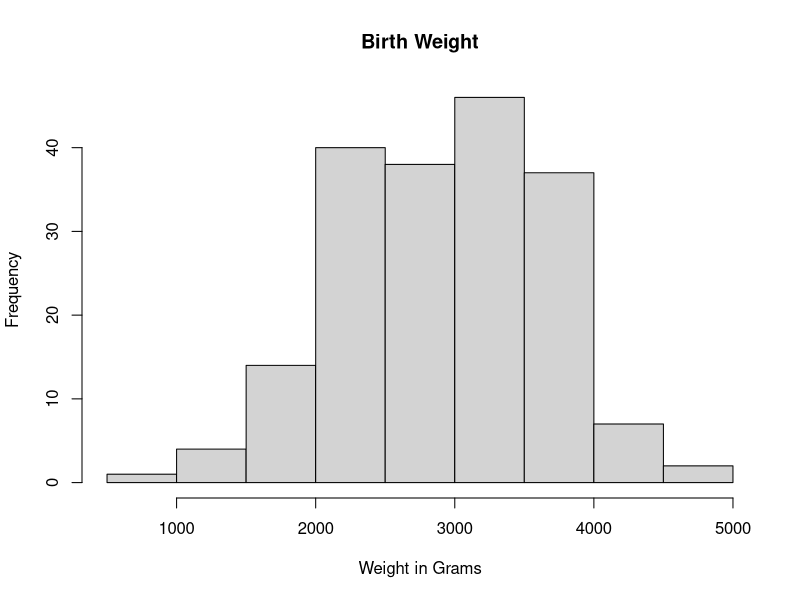

Recreate this plot in R.
# Problem Set 2

#setwd("C:/Users/logan/Documents/GitHub/Prob-and-Stats-for-Biomed/Homework/HW02/")
setwd("/workspaces/Prob-and-Stats-for-Biomed/Homework/HW02")

# Load dataset 
B_Samples = read.table("birthwt.txt", sep = "", header = T)
head(B_Samples)

# 1A How many observations are in the dataset?
num_observations <- nrow(B_Samples)
cat("Number of observations in the dataset: ", num_observations, "\n")

# 1B Examine the features, determine what type of variable each represents,
# and indicate whether each one is discrete or continuous. Then, go on to determine 
# the distribution or descriptive statistics as appropriate

# For Discrete Variables:
# Indicate whether the feature is nominal, ordinal, or binary
# How many levels each variable has

# Discrete Variables:
# low - binary
B_Samples$low <- as.factor(B_Samples$low)
nlevels(B_Samples$low)

# race - nominal
B_Samples$race <- as.factor(B_Samples$race)
nlevels(B_Samples$race)

# smoke - binary
B_Samples$smoke <- as.factor(B_Samples$smoke)
nlevels(B_Samples$smoke)

# ptl - ordinal
B_Samples$ptl <- as.factor(B_Samples$ptl)
nlevels(B_Samples$ptl)

# ht - binary
B_Samples$ht <- as.factor(B_Samples$ht)
nlevels(B_Samples$ht)

# ui - binary
B_Samples$ui <- as.factor(B_Samples$ui)
nlevels(B_Samples$ui)

# ftv - ordinal
B_Samples$ftv <- as.factor(B_Samples$ftv)
nlevels(B_Samples$ftv)

# For Continuous variables:
# Determine the mean, standard deviation, and median

# Continuous Variable:
# age
mean(B_Samples$age)
sd(B_Samples$age)
median(B_Samples$age)

# lwt
mean(B_Samples$lwt)
sd(B_Samples$lwt)
median(B_Samples$lwt)

# bwt
mean(B_Samples$bwt)
sd(B_Samples$bwt)
median(B_Samples$bwt)

# 1C How many individuals older than 30 smoke?
sum(B_Samples$smoke == 1 & B_Samples$age > 30)

# 1D Plot a histogram for birth weight.
hist(B_Samples$bwt,
  main = "Birth Weight",
  xlab = "Weight in Grams",
)

# 1G Calculate the probability of randomly selecting an individual that has either a low birth weight or a mother who was a smoker.
total_individuals <- nrow(B_Samples)

# Probability of individuals with low birth weight P(A)
low_prob <- sum(B_Samples$low == 1)/total_individuals

# Probability of individuals with a mother who smoked P(B)
smoke_prob <- sum(B_Samples$smoke == 1)/total_individuals

# Probability of individuals with low birth weight and mother who smoked P(A and B)
low_smoke_prob <- sum(B_Samples$low == 1 | B_Samples$smoke == 1)/total_individuals

# Calculate the probability P(A ⋃ B) = P(A)+P(B)-P(A and B)
low_prob + smoke_prob - low_smoke_prob

# 1H Calculate the probability of randomly selecting an individual that is white and
# has more than 3 physician visits during the first trimester.

# Probability of individual being white P(A)
white_prob <- sum(B_Samples$race == 1)/total_individuals

# Probability of having more than 3 physician visits P(B)
phys_prob <- sum(as.numeric(B_Samples$ftv) > 3) / total_individuals

# Probability of being white and 3 visits P(A and B) = P(A)*P(B)
white_prob * phys_prob

#2A What is the probability that given a positive mammogram exam, a woman has a positive cancer diagnosis?
# Assume that the breast cancer incidence rate is 1%, the positivity rate for the exam if a patient has cancer is 90%,
# and there is a false positive rate of 8% for the exam.


# P(Cancer) = 0.01
# P(Positive|Cancer) = 0.9
# P(Positive|No Cancer) = 0.08
# P(No Cancer) = 1 - P(Cancer)

pCancer <- 0.01
pPositive_Cancer <- 0.9
pPositive_No_Cancer <- 0.08
PNo_Cancer <- 1-pCancer

# P(Positive) = P(Positive|Cancer)*P(Cancer)+P(Positive|No Cancer)*P(No Cancer)
pPositive <- pPositive_Cancer * pCancer + pPositive_No_Cancer * PNo_Cancer

# P(Cancer|Positive) = P(Positive|Cancer)*P(Cancer)/P(Positive)
pPositive_Cancer * pCancer / pPositive

# 2B For every attempt to call your friend, there is a 70% probability of actually speaking with them. 
# Calculate the probability of having exactly 12 successes in 20 attempts.  

# number of attempts
n <- 20

# number of successes
k <- 12

# Probability of success
p <- 0.7

# Calculate probability 
dbinom(k, size = n, prob = p)

# 2C If a sample of test scores is normally distributed with a mean of 42 and a standard deviation of 8, 
# what percent of the scores is:
# (i) Greater than 25?
# (ii) Smaller than 31?
# (iii) Between 25 and 31?

# 3 Naïve Bayes classifier
# For this exercise we are going to build a Naïve Bayes classifier to try to predict
# bening/malignant from measurements taken from breast mass using characteristics
# of cell nuclei taken from digitized. The dataset should be available on canvas

# 1. Explain the performance of your classifier.
# 2. Investigate a bit about different types of naïve bayes classifiers, using that
# information what could you change that might improve the performance of
# this classifier for this dataset?
